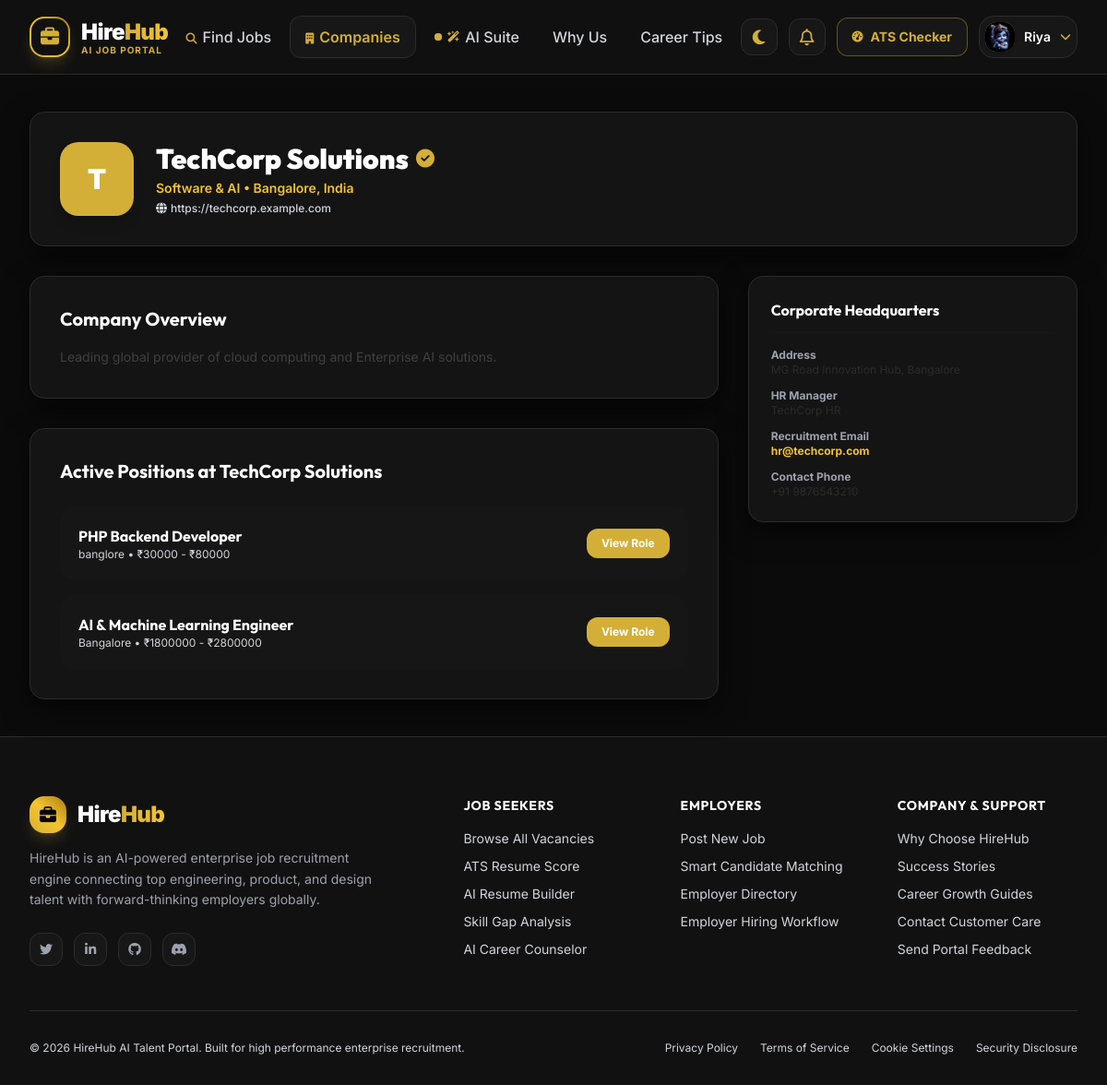
The page /companies/1/ (signed in) on the database its author committed.
### accounts/models.py (models this page shows, shortened)
class User(AbstractUser):
    ROLE_CHOICES = (
        ('jobseeker', 'Job Seeker'),
        ('employer', 'Employer'),
        ('admin', 'Admin'),
    )
    role = models.CharField(max_length=20, choices=ROLE_CHOICES, default='jobseeker')
    phone = models.CharField(max_length=20, blank=True, null=True)
    avatar = models.ImageField(upload_to='avatars/', blank=True, null=True)
    is_verified = models.BooleanField(default=False)
    bio = models.TextField(blank=True, null=True)
    created_at = models.DateTimeField(auto_now_add=True)
    @property
    def is_jobseeker(self):
        return self.role == 'jobseeker'
    @property
    def is_employer(self):
        return self.role == 'employer'

### companies/models.py (models this page shows, shortened)
class Company(models.Model):
    STATUS_CHOICES = (
        ('pending', 'Pending Approval'),
        ('approved', 'Approved'),
        ('rejected', 'Rejected'),
        ('suspended', 'Suspended'),
    )
    employer = models.ForeignKey(settings.AUTH_USER_MODEL, on_delete=models.CASCADE, related_name='companies')
    name = models.CharField(max_length=200)
    logo = models.ImageField(upload_to='logos/', blank=True, null=True)
    website = models.URLField(blank=True, null=True)
    industry = models.CharField(max_length=100)
    description = models.TextField()
    address = models.CharField(max_length=255)
    city = models.CharField(max_length=100)
    state = models.CharField(max_length=100, blank=True, null=True)
    country = models.CharField(max_length=100, default='India')
    hr_contact_name = models.CharField(max_length=100)
    hr_contact_email = models.EmailField()
    hr_contact_phone = models.CharField(max_length=20)
    verification_status = models.CharField(max_length=20, choices=STATUS_CHOICES, default='approved')
    is_verified_badge = models.BooleanField(default=True)
    created_at = models.DateTimeField(auto_now_add=True)

### jobs/models.py (models this page shows, shortened)
class Job(models.Model):
    JOB_TYPE_CHOICES = (
        ('full_time', 'Full Time'),
        ('part_time', 'Part Time'),
        ('remote', 'Remote'),
        ('hybrid', 'Hybrid'),
        ('internship', 'Internship'),
        ('fresher', 'Fresher'),
    )
    STATUS_CHOICES = (
        ('active', 'Active'),
        ('closed', 'Closed'),
        ('pending_approval', 'Pending Approval'),
        ('flagged', 'Flagged as Fake'),
    )
    company = models.ForeignKey(Company, on_delete=models.CASCADE, related_name='jobs')
    posted_by = models.ForeignKey(settings.AUTH_USER_MODEL, on_delete=models.CASCADE, related_name='posted_jobs')
    title = models.CharField(max_length=200)
    department = models.CharField(max_length=100, blank=True, null=True)
    category = models.ForeignKey(Category, on_delete=models.SET_NULL, null=True, related_name='jobs')
    vacancy = models.IntegerField(default=1)
    salary_min = models.DecimalField(max_digits=12, decimal_places=2, default=0)
    salary_max = models.DecimalField(max_digits=12, decimal_places=2, default=0)
    salary_negotiable = models.BooleanField(default=False)
    experience_required = models.CharField(max_length=50, help_text="e.g. 2-4 years")
    qualification = models.CharField(max_length=150)
    skills_required = models.TextField(help_text="Comma-separated skills e.g. Python, Django, React")
    description = models.TextField()
    responsibilities = models.TextField()
    benefits = models.TextField(blank=True, null=True)
    location = models.CharField(max_length=150)
    job_type = models.CharField(max_length=20, choices=JOB_TYPE_CHOICES, default='full_time')
    status = models.CharField(max_length=20, choices=STATUS_CHOICES, default='active')
    deadline = models.DateField()
    created_at = models.DateTimeField(auto_now_add=True)
    views_count = models.IntegerField(default=0)
    class Meta:
        ordering = ['-created_at']

### companies/views.py (the view)
# urls.py: path('<int:company_id>/', views.company_detail_view, name='company_detail'),
def company_detail_view(request, company_id):
    company = get_object_or_404(Company, id=company_id)
    active_jobs = Job.objects.filter(company=company, status='active')
    return render(request, 'companies/company_detail.html', {
        'company': company,
        'active_jobs': active_jobs
    })

### templates/companies/company_detail.html (shortened to what this page needs)
{% extends 'base/base.html' %}
{% block content %}
<div class="py-10 bg-slate-50 dark:bg-slate-950">
    <div class="max-w-7xl mx-auto px-4 sm:px-6 lg:px-8 space-y-8">
        <div class="glass-card p-8 rounded-3xl shadow-xl flex flex-col md:flex-row items-center md:items-start justify-between gap-6">
            <div class="flex items-center space-x-6">
                <div class="w-20 h-20 rounded-3xl bg-gradient-to-tr from-indigo-600 to-purple-600 text-white font-black text-3xl flex items-center justify-center shadow-lg">
                    {{ company.name|slice:":1" }}
                </div>
                <div>
                    <div class="flex items-center space-x-2">
                        <h1 class="text-3xl font-black text-slate-900 dark:text-white">{{ company.name }}</h1>
                        {% if company.is_verified_badge %}
                        <i class="fa-solid fa-circle-check text-indigo-500 text-xl" title="Verified Badge"></i>
                        {% endif %}
                    </div>
                    <p class="text-sm font-semibold text-indigo-600 dark:text-indigo-400 mt-1">{{ company.industry }} &bull; {{ company.city }}, {{ company.country }}</p>
                    {% if company.website %}
                    <a href="{{ company.website }}" target="_blank" class="text-xs text-slate-500 hover:text-indigo-600 flex items-center space-x-1 mt-1 font-medium">
                        <i class="fa-solid fa-globe"></i>
                        <span>{{ company.website }}</span>
                    </a>
                    {% endif %}
                </div>
            </div>
        </div>
        <div class="grid grid-cols-1 lg:grid-cols-3 gap-8">
            <div class="lg:col-span-2 space-y-8">
                <div class="glass-card p-8 rounded-3xl space-y-4">
                    <h3 class="text-xl font-bold text-slate-900 dark:text-white">Company Overview</h3>
                    <p class="text-sm text-slate-600 dark:text-slate-300 leading-relaxed whitespace-pre-line">{{ company.description }}</p>
                </div>
                <div class="glass-card p-8 rounded-3xl space-y-6">
                    <h3 class="text-xl font-bold text-slate-900 dark:text-white">Active Positions at {{ company.name }}</h3>
                    <div class="space-y-4">
                        {% for j in active_jobs %}
                        <div class="p-5 rounded-2xl bg-slate-100/70 dark:bg-slate-800/70 flex justify-between items-center">
                            <div>
                                <h4 class="font-bold text-base text-slate-900 dark:text-white">{{ j.title }}</h4>
                                <p class="text-xs text-slate-500">{{ j.location }} &bull; ₹{{ j.salary_min|floatformat:0 }} - ₹{{ j.salary_max|floatformat:0 }}</p>
                            </div>
                            <a href="{% url 'job_detail' j.id %}" class="px-4 py-2 rounded-xl bg-indigo-600 text-white font-bold text-xs">View Role</a>
                        </div>
                        {% empty %}
                        <p class="text-xs text-slate-400 italic">No open positions posted at this moment.</p>
                        {% endfor %}
                    </div>
                </div>
            </div>
            <div class="space-y-6">
                <div class="glass-card p-6 rounded-3xl space-y-4">
                    <h4 class="font-bold text-slate-900 dark:text-white text-base border-b border-slate-100 dark:border-slate-800 pb-3">Corporate Headquarters</h4>
                    <div class="space-y-3 text-xs">
                        <div>
                            <span class="text-slate-400 font-bold block">Address</span>
                            <span class="text-slate-800 dark:text-slate-200">{{ company.address }}</span>
                        </div>
                        <div>
                            <span class="text-slate-400 font-bold block">HR Manager</span>
                            <span class="text-slate-800 dark:text-slate-200">{{ company.hr_contact_name }}</span>
                        </div>
                        <div>
                            <span class="text-slate-400 font-bold block">Recruitment Email</span>
                            <span class="text-indigo-600 dark:text-indigo-400 font-bold">{{ company.hr_contact_email }}</span>
                        </div>
                        <div>
                            <span class="text-slate-400 font-bold block">Contact Phone</span>
                            <span class="text-slate-800 dark:text-slate-200">{{ company.hr_contact_phone }}</span>
                        </div>
                    </div>
                </div>
            </div>
        </div>
    </div>
</div>
{% endblock %}

### templates/components/navbar.html (shortened to what this page needs)
<nav class="sticky top-0 z-40 w-full backdrop-blur-xl bg-[#111111]/90 border-b border-[#2C2C2C] transition-colors duration-300">
    <div class="max-w-7xl mx-auto px-4 sm:px-6 lg:px-8">
        <div class="flex items-center justify-between h-20">
            <a href="{% url 'home' %}" class="flex items-center space-x-3 group">
                <div class="w-11 h-11 rounded-2xl bg-gradient-to-tr from-[#D4AF37] via-[#F4C430] to-[#AA7C11] p-0.5 shadow-lg shadow-[#D4AF37]/20 group-hover:scale-105 transition-transform duration-300">
                    <div class="w-full h-full bg-[#111111] rounded-[14px] flex items-center justify-center">
                        <i class="fa-solid fa-briefcase text-xl text-[#D4AF37]"></i>
                    </div>
                </div>
                <div class="flex flex-col">
                    <span class="text-2xl font-black tracking-tight text-white">
                        Hire<span class="text-transparent bg-clip-text bg-gradient-to-r from-[#D4AF37] to-[#F4C430]">Hub</span>
                    </span>
                    <span class="text-[10px] font-bold uppercase tracking-widest text-[#D4AF37] -mt-1">AI Job Portal</span>
                </div>
            </a>
            <div class="hidden lg:flex items-center space-x-1 font-medium text-slate-300">
                <a href="{% url 'job_list' %}" class="px-4 py-2.5 rounded-xl transition {% if request.resolver_match.url_name == 'job_list' or request.resolver_match.url_name == 'job_detail' %}text-[#D4AF37] bg-[#171717] border border-[#2C2C2C] font-semibold{% else %}hover:text-[#F4C430] hover:bg-[#171717]{% endif %}">
                    <i class="fa-solid fa-magnifying-glass mr-1.5 text-xs text-[#D4AF37]"></i>Find Jobs
                </a>
                <a href="{% url 'company_list' %}" class="px-4 py-2.5 rounded-xl transition {% if request.resolver_match.url_name == 'company_list' or request.resolver_match.url_name == 'company_detail' %}text-[#D4AF37] bg-[#171717] border border-[#2C2C2C] font-semibold{% else %}hover:text-[#F4C430] hover:bg-[#171717]{% endif %}">
                    <i class="fa-solid fa-building mr-1.5 text-xs text-[#D4AF37]"></i>Companies
                </a>
                <a href="{% url 'ai_dashboard' %}" class="px-4 py-2.5 rounded-xl transition flex items-center space-x-1.5 {% if 'ai_' in request.resolver_match.url_name %}text-[#D4AF37] bg-[#171717] border border-[#2C2C2C] font-semibold{% else %}hover:text-[#F4C430] hover:bg-[#171717]{% endif %}">
                    <span class="relative flex h-2 w-2">
                      <span class="relative inline-flex rounded-full h-2 w-2 bg-[#D4AF37]"></span>
                    </span>
                    <i class="fa-solid fa-wand-magic-sparkles text-xs text-[#D4AF37]"></i>
                    <span>AI Suite</span>
                </a>
                <a href="{% url 'why_choose' %}" class="px-4 py-2.5 rounded-xl transition {% if request.resolver_match.url_name == 'why_choose' %}text-[#D4AF37] bg-[#171717] border border-[#2C2C2C] font-semibold{% else %}hover:text-[#F4C430] hover:bg-[#171717]{% endif %}">Why Us</a>
                <a href="{% url 'career_tips' %}" class="px-4 py-2.5 rounded-xl transition {% if request.resolver_match.url_name == 'career_tips' %}text-[#D4AF37] bg-[#171717] border border-[#2C2C2C] font-semibold{% else %}hover:text-[#F4C430] hover:bg-[#171717]{% endif %}">Career Tips</a>
            </div>
            <div class="flex items-center space-x-3">
                <button type="button" onclick="toggleTheme()" class="w-10 h-10 rounded-xl bg-slate-100 dark:bg-[#171717] border border-slate-200 dark:border-[#2C2C2C] text-[#D4AF37] flex items-center justify-center hover:border-[#D4AF37] transition shadow-sm" title="Toggle Light / Dark Mode">
                    <i id="themeToggleIcon" class="fa-solid fa-moon text-lg"></i>
                </button>
                {% if user.is_authenticated %}
                <a href="{% url 'notification_list' %}" class="relative w-10 h-10 rounded-xl bg-slate-100 dark:bg-[#171717] border border-slate-200 dark:border-[#2C2C2C] text-[#D4AF37] flex items-center justify-center hover:border-[#D4AF37] transition shadow-sm">
                    <i class="fa-regular fa-bell text-lg"></i>
                </a>
                {% if user.is_employer %}
                <a href="{% url 'post_job' %}" class="hidden sm:inline-flex items-center px-4 py-2.5 rounded-xl font-bold text-sm text-black bg-gradient-to-r from-[#D4AF37] via-[#F4C430] to-[#AA7C11] hover:opacity-95 shadow-lg shadow-[#D4AF37]/20 transition">
                    <i class="fa-solid fa-plus mr-2 text-xs"></i>Post Vacancy
                </a>
                {% elif user.is_jobseeker %}
                <a href="{% url 'ai_ats_score' %}" class="hidden sm:inline-flex items-center px-4 py-2.5 rounded-xl font-bold text-sm text-[#D4AF37] bg-[#171717] border border-[#D4AF37]/40 hover:bg-[#D4AF37]/10 transition">
                    <i class="fa-solid fa-gauge-high mr-2 text-xs text-[#D4AF37]"></i>ATS Checker
                </a>
                {% endif %}
                <div class="relative group">
                    <button class="flex items-center space-x-2.5 p-1.5 rounded-2xl border border-[#2C2C2C] bg-[#171717] hover:border-[#D4AF37] transition">
                        <div class="w-8 h-8 rounded-xl bg-gradient-to-br from-[#D4AF37] to-[#AA7C11] flex items-center justify-center text-black font-extrabold text-xs uppercase shadow">
                            {% if user.avatar %}
                                <img src="{{ user.avatar.url }}" class="w-8 h-8 rounded-xl object-cover" alt="Avatar">
                            {% else %}
                                {{ user.username|slice:":2" }}
                            {% endif %}
                        </div>
                        <span class="hidden md:inline font-semibold text-sm text-white">
                            {{ user.first_name|default:user.username }}
                        </span>
                        <i class="fa-solid fa-chevron-down text-xs text-[#D4AF37]"></i>
                    </button>
                </div>
                {% endif %}
            </div>
        </div>
    </div>
</nav>

### rows shown on the page
User: avatar (picture), first_name "Riya"
Company: name "T", name "TechCorp Solutions", industry "Software & AI", city "Bangalore", country "India", website "https://techcorp.example.com", description "Leading global provider of cloud computing and Enterprise AI solutions.", address "MG Road Innovation Hub, Bangalore", hr_contact_name "TechCorp HR", hr_contact_email "hr@techcorp.com", hr_contact_phone "+91 9876543210"
Job: title "PHP Backend Developer", location "banglore", salary_min "30000", salary_max "80000"
Job: title "AI & Machine Learning Engineer", location "Bangalore", salary_min "1800000", salary_max "2800000"
